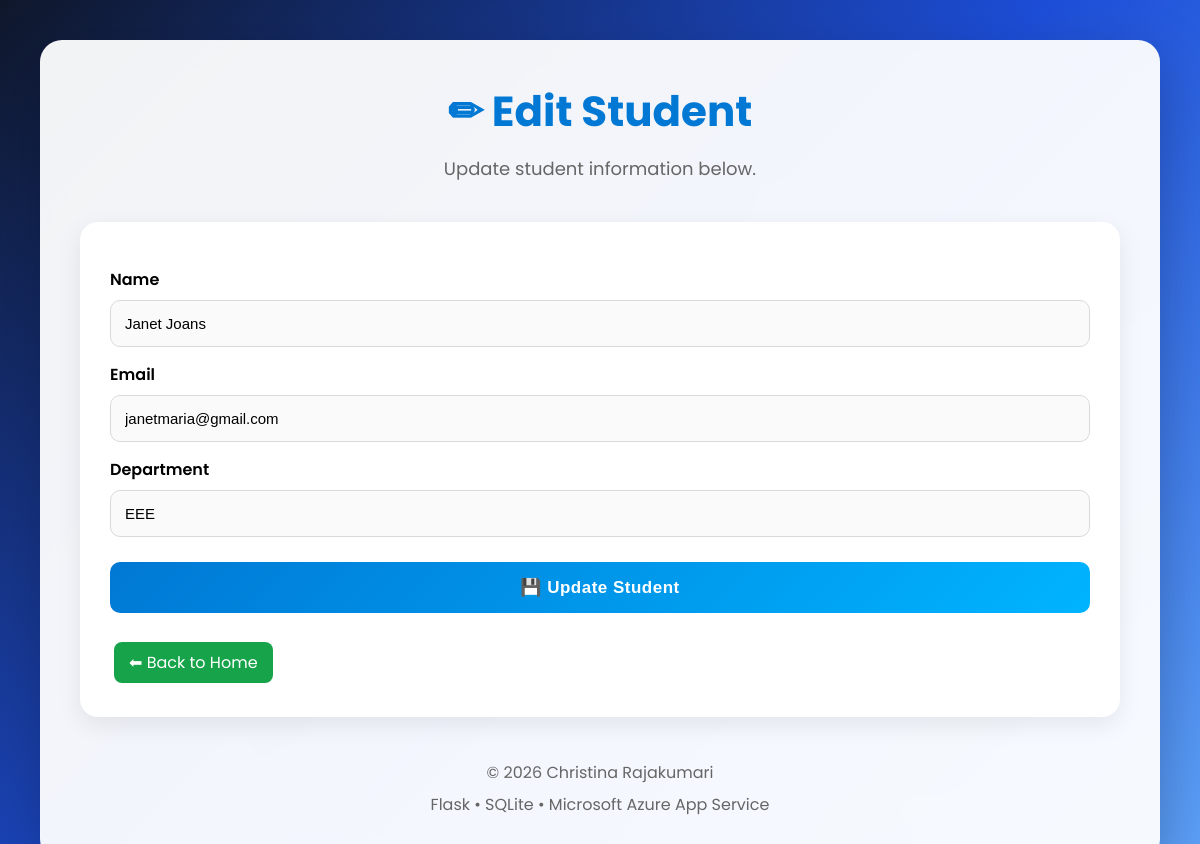
/edit/6, run on the app's committed database.
### tables this page shows
CREATE TABLE students (
            id INTEGER PRIMARY KEY AUTOINCREMENT,
            name TEXT,
            email TEXT,
            department TEXT
        );

### app.py (the view)
@app.route("/edit/<int:id>")
def edit(id):
    conn = sqlite3.connect(DATABASE)
    cursor = conn.cursor()
    cursor.execute("SELECT * FROM students WHERE id=?", (id,))
    student = cursor.fetchone()
    conn.close()
    return render_template("edit.html", student=student)

### templates/edit.html (shortened to what this page needs)
<!DOCTYPE html>
<html lang="en">
<head>
    <link rel="stylesheet" href="{{ url_for('static', filename='css/style.css') }}">
</head>
<body>
<div class="container">
<header>
<h1>✏ Edit Student</h1>
<p>Update student information below.</p>
</header>
<section class="form-section">
<form action="/update/{{ student[0] }}" method="POST">
<label>Name</label>
<input
type="text"
name="name"
value="{{ student[1] }}"
required>
<label>Email</label>
<input
type="email"
name="email"
value="{{ student[2] }}"
required>
<label>Department</label>
<input
type="text"
name="department"
value="{{ student[3] }}"
required>
<button type="submit">
💾 Update Student
</button>
</form>
<br>
<a href="/" class="edit-btn">
⬅ Back to Home
</a>
</section>
<footer>
© 2026 Christina Rajakumari
<br>
Flask • SQLite • Microsoft Azure App Service
</footer>
</div>
</body>
</html>

### static/css/style.css (style rules this page uses)
* { margin:0; padding:0; box-sizing:border-box; }
body { font-family:'Poppins',sans-serif; min-height:100vh; background:linear-gradient(135deg,#0F172A,#1D4ED8,#60A5FA); position:relative; overflow-x:hidden; padding:40px; }
.container { max-width:1200px; margin:auto; background:rgba(255,255,255,.95); backdrop-filter:blur(12px); border-radius:22px; padding:40px; box-shadow:0 20px 60px rgba(0,0,0,.25); }
header { text-align:center;margin-bottom:40px; }
header h1 { color:#0078D4;font-size:42px;margin-bottom:12px; }
header p { color:#666;font-size:18px; }
.form-section, .table-section { background:#fff; border-radius:18px; padding:30px; box-shadow:0 8px 25px rgba(0,0,0,.08); margin-bottom:40px; overflow:hidden; }
label { display:block; margin:15px 0 8px; font-weight:600; }
input { width:100%; padding:14px; border-radius:10px; border:1px solid #d9d9d9; background:#fafafa; font-size:15px; transition:.3s; }
button { width:100%; margin-top:25px; padding:15px; background:linear-gradient(135deg,#0078D4,#00B4FF); color:white; border:none; border-radius:10px; font-size:17px; font-weight:600; letter-spacing:.5px; cursor:pointer; transition:.3s; }
.edit-btn, .delete-btn { display:inline-block; padding:8px 15px; border-radius:8px; text-decoration:none; color:#fff; margin:4px; transition:.3s; }
.edit-btn { background:#16A34A; }
footer { margin-top:40px; text-align:center; color:#666; line-height:2; }

### data on the page
students: name "Janet Joans", email "janetmaria@gmail.com", department "EEE"
